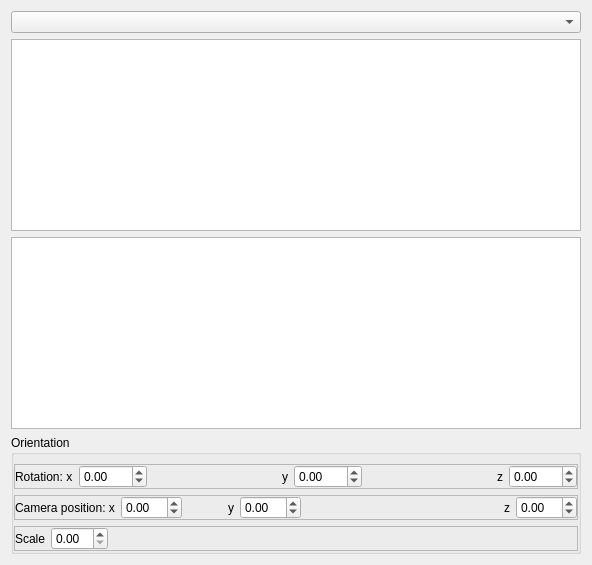
      <widget class="QWidget" name="FormTabModel">
       <property name="sizePolicy">
        <sizepolicy hsizetype="Fixed" vsizetype="Maximum">
         <horstretch>0</horstretch>
         <verstretch>0</verstretch>
        </sizepolicy>
       </property>
       <attribute name="title">
        <string>Model</string>
       </attribute>
       <layout class="QVBoxLayout" name="verticalLayout">
        <item>
         <widget class="QComboBox" name="FormModelComboModels"/>
        </item>
        <item>
         <widget class="QTableWidget" name="FormModelTableAtoms"/>
        </item>
        <item>
         <widget class="QTableWidget" name="FormModelTableProperties">
          <property name="sizePolicy">
           <sizepolicy hsizetype="Expanding" vsizetype="Preferred">
            <horstretch>0</horstretch>
            <verstretch>0</verstretch>
           </sizepolicy>
          </property>
         </widget>
        </item>
        <item>
         <widget class="QGroupBox" name="groupBox_32">
          <property name="minimumSize">
           <size>
            <width>0</width>
            <height>0</height>
           </size>
          </property>
          <property name="title">
           <string>Orientation</string>
          </property>
          <layout class="QVBoxLayout" name="verticalLayout_108">
           <property name="leftMargin">
            <number>0</number>
           </property>
           <property name="rightMargin">
            <number>0</number>
           </property>
           <property name="bottomMargin">
            <number>0</number>
           </property>
           <item>
            <widget class="QFrame" name="frame_166">
             <property name="frameShape">
              <enum>QFrame::StyledPanel</enum>
             </property>
             <property name="frameShadow">
              <enum>QFrame::Raised</enum>
             </property>
             <layout class="QHBoxLayout" name="horizontalLayout_181">
              <property name="leftMargin">
               <number>0</number>
              </property>
              <property name="topMargin">
               <number>0</number>
              </property>
              <property name="rightMargin">
               <number>0</number>
              </property>
              <property name="bottomMargin">
               <number>0</number>
              </property>
              <item>
               <widget class="QLabel" name="label_131">
                <property name="text">
                 <string>Rotation: x</string>
                </property>
               </widget>
              </item>
              <item>
               <widget class="QDoubleSpinBox" name="model_rotation_x">
                <property name="minimum">
                 <double>-360.000000000000000</double>
                </property>
                <property name="maximum">
                 <double>360.990000000000009</double>
                </property>
               </widget>
              </item>
              <item>
               <spacer name="horizontalSpacer_129">
                <property name="orientation">
                 <enum>Qt::Horizontal</enum>
                </property>
                <property name="sizeHint" stdset="0">
                 <size>
                  <width>40</width>
                  <height>20</height>
                 </size>
                </property>
               </spacer>
              </item>
              <item>
               <widget class="QLabel" name="label_134">
                <property name="text">
                 <string>y</string>
                </property>
               </widget>
              </item>
              <item>
               <widget class="QDoubleSpinBox" name="model_rotation_y">
                <property name="minimum">
                 <double>-360.000000000000000</double>
                </property>
                <property name="maximum">
                 <double>360.990000000000009</double>
                </property>
               </widget>
              </item>
              <item>
               <spacer name="horizontalSpacer_127">
                <property name="orientation">
                 <enum>Qt::Horizontal</enum>
                </property>
                <property name="sizeHint" stdset="0">
                 <size>
                  <width>40</width>
                  <height>20</height>
                 </size>
                </property>
               </spacer>
              </item>
              <item>
               <widget class="QLabel" name="label_135">
                <property name="text">
                 <string>z</string>
                </property>
               </widget>
              </item>
              <item>
               <widget class="QDoubleSpinBox" name="model_rotation_z">
                <property name="minimum">
                 <double>-360.000000000000000</double>
                </property>
                <property name="maximum">
                 <double>360.990000000000009</double>
                </property>
               </widget>
              </item>
             </layout>
            </widget>
           </item>
           <item>
            <widget class="QFrame" name="frame_167">
             <property name="frameShape">
              <enum>QFrame::StyledPanel</enum>
             </property>
             <property name="frameShadow">
              <enum>QFrame::Raised</enum>
             </property>
             <layout class="QHBoxLayout" name="horizontalLayout_182">
              <property name="leftMargin">
               <number>0</number>
              </property>
              <property name="topMargin">
               <number>0</number>
              </property>
              <property name="rightMargin">
               <number>0</number>
              </property>
              <property name="bottomMargin">
               <number>0</number>
              </property>
              <item>
               <widget class="QLabel" name="label_137">
                <property name="text">
                 <string>Camera position: x</string>
                </property>
               </widget>
              </item>
              <item>
               <widget class="QDoubleSpinBox" name="camera_pos_x">
                <property name="minimum">
                 <double>-99.000000000000000</double>
                </property>
               </widget>
              </item>
              <item>
               <spacer name="horizontalSpacer_130">
                <property name="orientation">
                 <enum>Qt::Horizontal</enum>
                </property>
                <property name="sizeHint" stdset="0">
                 <size>
                  <width>40</width>
                  <height>20</height>
                 </size>
                </property>
               </spacer>
              </item>
              <item>
               <widget class="QLabel" name="label_138">
                <property name="text">
                 <string>y</string>
                </property>
               </widget>
              </item>
              <item>
               <widget class="QDoubleSpinBox" name="camera_pos_y">
                <property name="minimum">
                 <double>-99.000000000000000</double>
                </property>
               </widget>
              </item>
              <item>
               <spacer name="horizontalSpacer_124">
                <property name="orientation">
                 <enum>Qt::Horizontal</enum>
                </property>
                <property name="sizeHint" stdset="0">
                 <size>
                  <width>197</width>
                  <height>20</height>
                 </size>
                </property>
               </spacer>
              </item>
              <item>
               <widget class="QLabel" name="label_139">
                <property name="text">
                 <string>z</string>
                </property>
               </widget>
              </item>
              <item>
               <widget class="QDoubleSpinBox" name="camera_pos_z">
                <property name="minimum">
                 <double>-99.000000000000000</double>
                </property>
               </widget>
              </item>
             </layout>
            </widget>
           </item>
           <item>
            <widget class="QFrame" name="frame_168">
             <property name="frameShape">
              <enum>QFrame::StyledPanel</enum>
             </property>
             <property name="frameShadow">
              <enum>QFrame::Raised</enum>
             </property>
             <layout class="QHBoxLayout" name="horizontalLayout_183">
              <property name="leftMargin">
               <number>0</number>
              </property>
              <property name="topMargin">
               <number>0</number>
              </property>
              <property name="rightMargin">
               <number>0</number>
              </property>
              <property name="bottomMargin">
               <number>0</number>
              </property>
              <item>
               <widget class="QLabel" name="label_136">
                <property name="text">
                 <string>Scale</string>
                </property>
               </widget>
              </item>
              <item>
               <widget class="QDoubleSpinBox" name="model_scale"/>
              </item>
              <item>
               <spacer name="horizontalSpacer_126">
                <property name="orientation">
                 <enum>Qt::Horizontal</enum>
                </property>
                <property name="sizeHint" stdset="0">
                 <size>
                  <width>289</width>
                  <height>20</height>
                 </size>
                </property>
               </spacer>
              </item>
             </layout>
            </widget>
           </item>
          </layout>
         </widget>
        </item>
       </layout>
      </widget>
